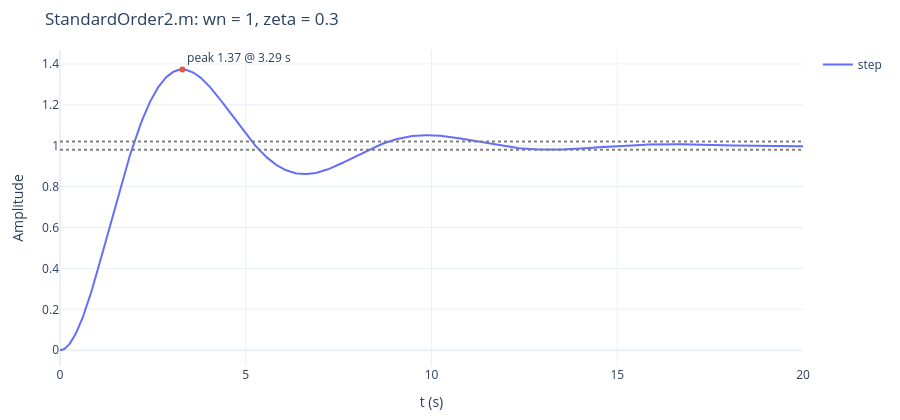

The code cell stored with this chart in its notebook:
### Markdown cell above
## 4. `StandardOrder2.m`：$\omega_n = 1$、$\xi = 0.3$

```matlab
wn=1; zeta=0.3;
num=[wn^2]; den=[1 2*zeta*wn wn^2];
sys1=tf(num,den);
ltiview(sys1)
```
原講義在 ltiview 勾選 Characteristics，得到 Rise Time 1.33 s（10%→90%）、Peak amplitude 1.37、Overshoot 37.2%、At time 3.31 s、Settling Time 11.2 s（2%）。

### Code cell
m_, tt, yy = measure(1, 0.3)
print(f"rise time (10-90%) = {m_['tr1090']:.2f} s, peak amplitude = {1 + m_['Mp']:.2f}, overshoot = {100 * m_['Mp']:.1f} %, "
      f"at time = {m_['tp']:.2f} s, settling time (2%) = {m_['ts']:.1f} s")
k = tt <= 20
fig = go.Figure()
fig.add_scatter(x=ds(tt[k]), y=ds(yy[k]), name="step")
fig.add_scatter(x=[m_["tp"]], y=[1 + m_["Mp"]], mode="markers+text", text=[f"peak {1 + m_['Mp']:.2f} @ {m_['tp']:.2f} s"], textposition="top right", showlegend=False)
for lv in (0.98, 1.02):
    fig.add_hline(y=lv, line_dash="dot", line_color="gray")
show(fig, "StandardOrder2.m: wn = 1, zeta = 0.3", "t (s)", "Amplitude")

### Figure 1 — Plotly figure (JSON) as saved in the notebook; plotly's stock layout.template omitted (floating-point values rounded to 4 significant figures; data arrays with more than 128 entries replaced by an {"elided": "..."} marker saying what was removed)
{"data": [{"name": "step", "type": "scatter", "x": {"elided": "600 float values"}, "y": {"elided": "600 float values"}}, {"mode": "markers+text", "showlegend": false, "text": ["peak 1.37 @ 3.29 s"], "textposition": "top right", "type": "scatter", "x": [3.293], "y": [1.372]}], "layout": {"height": 420, "margin": {"b": 50, "l": 60, "r": 20, "t": 50}, "shapes": [{"line": {"color": "gray", "dash": "dot"}, "type": "line", "x0": 0, "x1": 1, "xref": "x domain", "y0": 0.98, "y1": 0.98, "yref": "y"}, {"line": {"color": "gray", "dash": "dot"}, "type": "line", "x0": 0, "x1": 1, "xref": "x domain", "y0": 1.02, "y1": 1.02, "yref": "y"}], "title": {"text": "StandardOrder2.m: wn = 1, zeta = 0.3"}, "xaxis": {"title": {"text": "t (s)"}}, "yaxis": {"title": {"text": "Amplitude"}}}}
